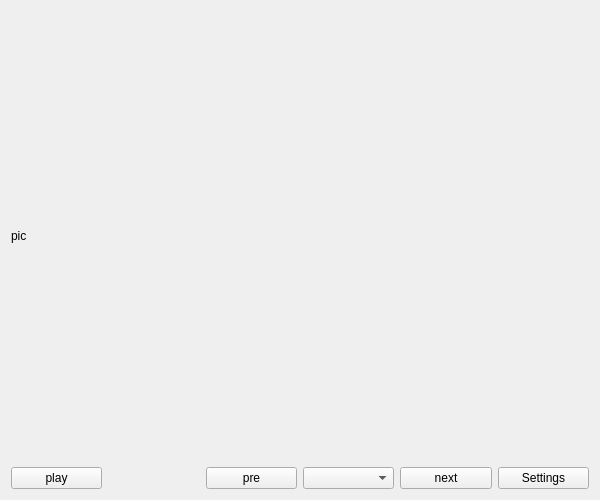
<?xml version="1.0" encoding="UTF-8"?>
<ui version="4.0">
 <class>MainWindow</class>
 <widget class="QMainWindow" name="MainWindow">
  <property name="geometry">
   <rect>
    <x>0</x>
    <y>0</y>
    <width>600</width>
    <height>500</height>
   </rect>
  </property>
  <property name="windowTitle">
   <string>MainWindow</string>
  </property>
  <widget class="QWidget" name="centralWidget">
   <layout class="QGridLayout" name="gridLayout_3">
    <item row="0" column="0">
     <layout class="QGridLayout" name="gridLayout_2">
      <property name="sizeConstraint">
       <enum>QLayout::SetNoConstraint</enum>
      </property>
      <item row="1" column="5">
       <widget class="QPushButton" name="pushButton_Setting">
        <property name="text">
         <string>Settings</string>
        </property>
       </widget>
      </item>
      <item row="1" column="0">
       <widget class="QPushButton" name="pushButton_play">
        <property name="sizePolicy">
         <sizepolicy hsizetype="Minimum" vsizetype="Fixed">
          <horstretch>1</horstretch>
          <verstretch>0</verstretch>
         </sizepolicy>
        </property>
        <property name="text">
         <string>play</string>
        </property>
       </widget>
      </item>
      <item row="1" column="4">
       <widget class="QPushButton" name="pushButton_next">
        <property name="text">
         <string>next</string>
        </property>
       </widget>
      </item>
      <item row="0" column="0" colspan="6">
       <widget class="QLabel" name="piclabel">
        <property name="sizePolicy">
         <sizepolicy hsizetype="MinimumExpanding" vsizetype="MinimumExpanding">
          <horstretch>1</horstretch>
          <verstretch>1</verstretch>
         </sizepolicy>
        </property>
        <property name="text">
         <string>pic</string>
        </property>
        <property name="scaledContents">
         <bool>false</bool>
        </property>
       </widget>
      </item>
      <item row="1" column="2">
       <widget class="QPushButton" name="pushButton_pre">
        <property name="text">
         <string>pre</string>
        </property>
       </widget>
      </item>
      <item row="1" column="1">
       <widget class="QLabel" name="label_ind">
        <property name="text">
         <string/>
        </property>
        <property name="alignment">
         <set>Qt::AlignCenter</set>
        </property>
       </widget>
      </item>
      <item row="1" column="3">
       <widget class="QComboBox" name="comboBox_steps"/>
      </item>
     </layout>
    </item>
   </layout>
  </widget>
 </widget>
 <layoutdefault spacing="6" margin="11"/>
 <resources/>
 <connections/>
</ui>
